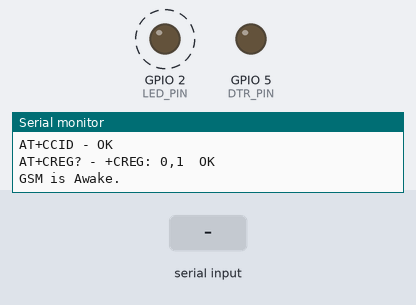
Simulated run of this sketch. Board: ESP32. Parts: output pins drawn as LEDs (lit = HIGH), the last lines printed to the serial monitor. Dashed ring = blinking. The inputs (shaded band) are chosen by the test bench. The modem accepts every AT command (registered, SIM ready, sends succeed) and sends nothing else.

Above: at 6.2 s.
6.3 s: "1\n" received over Serial
At 8.1 s:
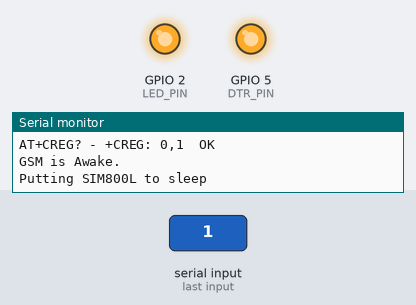
9.3 s: "ERROR\n" received over Serial
11.8 s: "ERROR\n" received over the second serial link
At 13.7 s:
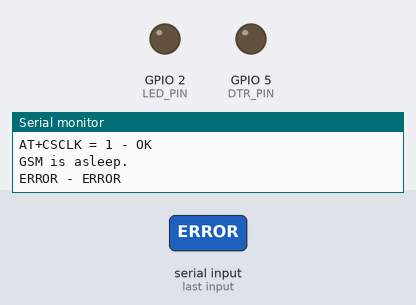
14.3 s: ">\n" received over Serial
16.8 s: ">\n" received over the second serial link
At 18.7 s:
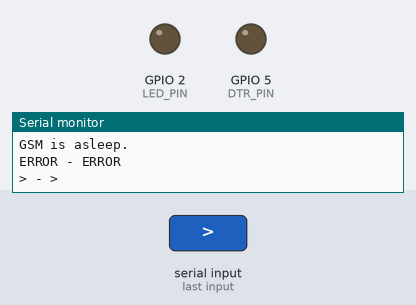
Timing chart, 0 to 20.3 s (numbered marks = the images above; inputs shaded):
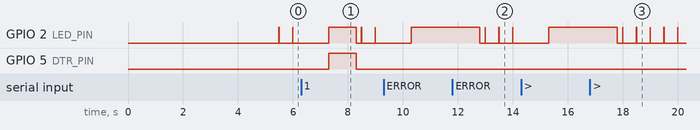

The sketch:

ESP_GSM_Sleep_Test.ino
```cpp
#include <Streaming.h>
#include <HardwareSerial.h>

#define ON    1
#define OFF   0

#define DEBUG ON

#define LED_PIN         GPIO_NUM_2    //  ONBOARD LED

#define INTERRUPT_RING  GPIO_NUM_18   //  SIM800L RING PIN
#define DTR_PIN         GPIO_NUM_5    //  SIM800L DTR  PIN

#define RX2             GPIO_NUM_16   //  SIM800L TX
#define TX2             GPIO_NUM_17   //  SIM800L RX

//#define GSM_CONFIRMED   "OK"

HardwareSerial GsmUart(2);

bool sentSMS ;

String phoneNumbers[5] = {"+919448517225", "+919481501967"};

String gsmUartSend(String incoming){ //Function to communicate with SIM800 module
  GsmUart<<incoming<<endl;
  uint32_t t = millis();
  String result = "";
  while(!GsmUart.available()){delay(500);if(millis()-t>5000)return result;}
  if(GsmUart.available()){ //Wait for result
    result = GsmUart.readString();
    result.trim();
  }
//  incoming.trim();
  # if DEBUG > 0
  String redone_result = result;
  uint8_t i = 0;
  while(redone_result.indexOf("\n")>0)redone_result.replace("\n", " ");
  Serial<< incoming << " - "
        << redone_result   << endl;
  # endif
  return result; //return the result
}

bool gsmConnectionCheck(){
  String s = gsmUartSend("AT+CSQ");
  if(s.indexOf("ERROR")>0) return false;
  s = gsmUartSend("AT+CCID");
  if(s.indexOf("ERROR")>0) return false;
  s = gsmUartSend("AT+CREG?");
  if(s.indexOf("ERROR")>0) return false;
  return true;
}

bool gsmVerify(String r){
//  return (r == "OK");
  return (r.indexOf("ERROR")<0);
}

void gsmSleep(bool sleep){// Puts to sleep if true
  digitalWrite(DTR_PIN, HIGH);
  if(sleep){
    # if DEBUG > 0
    Serial<<"Putting SIM800L to sleep"<<endl;
    # endif
    while(!gsmVerify(gsmUartSend("AT+CSCLK = 1")));
    # if DEBUG > 0
    Serial<<"GSM is asleep."<<endl;
    # endif
  }
  else{
    # if DEBUG > 0
    Serial <<"Waking SIM800L from sleep"<<endl;
    # endif
    GsmUart<<1; // Works without this but put just in case because the
                // below command takes some time also to send and recieve.
    while(!gsmVerify(gsmUartSend("AT+CSCLK=0")));
    # if DEBUG > 0
    Serial<<"GSM is awake."<<endl;
    # endif
  }
  digitalWrite(DTR_PIN, LOW);
}

bool gsmSendSms(uint8_t num, String sms){
  # if DEBUG > 0
  Serial<<"Sending Test SMS"<<endl;
  # endif
  gsmSleep(OFF);
  while(!gsmVerify(gsmUartSend("AT+CMGF=1"))); //Set the module in SMS mode
  GsmUart<<"AT+CMGS="<<"\""<<phoneNumbers[num]<<"\""<<endl;
  uint32_t t = millis();
  String result = "";
  while(!GsmUart.available()){
    delay(500);
    if(millis()-t>5000)return false;
  }
  if(GsmUart.available()){ //Wait for result
    result = GsmUart.readString();
    result.trim();
  }
  if(result == ">"){
    GsmUart << sms << endl<< (char)26 <<endl;
  }
  else return false;
  gsmSleep(ON);
  return true;
}

void setup() {
  pinMode(DTR_PIN,        OUTPUT);
  pinMode(INTERRUPT_RING, INPUT );
  pinMode(LED_PIN,        OUTPUT);
  digitalWrite(DTR_PIN, LOW);
  Serial.begin(115200);
  GsmUart.begin(9600  , SERIAL_8N1, RX2, TX2);
  while(!gsmVerify(gsmUartSend("AT")));//delay(100);
  while(!gsmVerify(gsmUartSend("ATE0")));//delay(100);
  while(!gsmConnectionCheck());
  //while(!GsmUart.available());
  //GsmUart.flush();
  Serial<<"GSM is Awake."<<endl;
}

void loop(){
  while(!Serial.available())digitalWrite(LED_PIN, millis()%500>490);
  String r = Serial.readString();
  r.trim();
  digitalWrite(LED_PIN, HIGH);
  if     (r == "0") gsmSleep(OFF);
  else if(r == "1") gsmSleep(ON);
  else if(r == "2") gsmSendSms(0 ,"Test Message!");
  else              gsmUartSend(r);
}
```

Measured:
- after the input at 6.3 s, GPIO 5 (DTR_PIN): LOW → HIGH after 1.0 s, → LOW 1.0 s later
- after the input at 11.8 s, GPIO 2 (LED_PIN): HIGH → LOW after 1.0 s, then repeats every 0.50 s: HIGH 0.01 s, LOW 0.49 s
- after the input at 16.8 s, GPIO 2 (LED_PIN): HIGH → LOW after 1.0 s, then repeats every 0.50 s: HIGH 0.01 s, LOW 0.49 s
